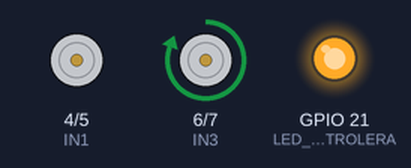
A sketch run on a simulated ESP32-S3. On the bench: motor-driver pin pairs drawn as motors (green arrow = first pin HIGH = forward, orange = second pin HIGH = backward, longer = more drive), output pins drawn as LEDs (lit = HIGH).

Above: at 1.0 s.
At 3.0 s:
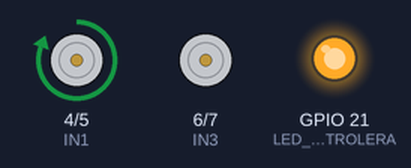
At 5.0 s:
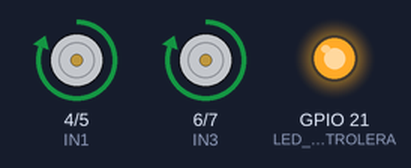
At 9.0 s:
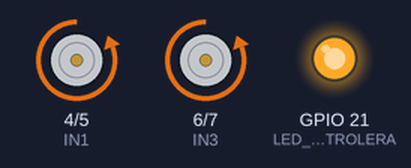
Timing chart, 0 to 13.0 s (numbered marks = the images above):
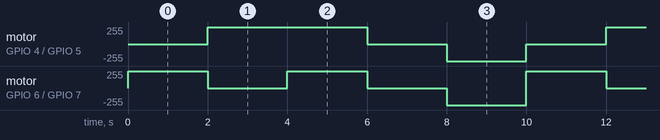

Measured:
- by itself, motor on GPIO 4 (IN1) / GPIO 5 (IN2): repeats every 10.0 s: stopped 2.0 s, backward 255/255 2.0 s, stopped 2.0 s, forward 255/255 4.0 s
- by itself, motor on GPIO 6 (IN3) / GPIO 7 (IN4): repeats every 10.0 s: stopped 2.0 s, forward 255/255 2.0 s, stopped 2.0 s, backward 255/255 2.0 s, forward 255/255 2.0 s

The sketch:

testTockovi.ino
```cpp
// Definisanje pinova na ESP32-S3
const int IN1 = 4;
const int IN2 = 5;
const int IN3 = 6;
const int IN4 = 7;

const int LED_KONTROLERA = 21;

void setup() {
  // Postavljanje svih upravljačkih pinova kao izlaznih
  pinMode(IN1, OUTPUT);
  pinMode(IN2, OUTPUT);
  pinMode(IN3, OUTPUT);
  pinMode(IN4, OUTPUT);

  pinMode(LED_KONTROLERA, OUTPUT);

  // UKLJUČUJEMO DIODU ODMAH NA POČETKU DA SVETLI SVE VREME
  digitalWrite(LED_KONTROLERA, HIGH);
}

void loop() {
    // 3. FAZA: Samo DESNI napred (Levi STOJE)
  // Leva strana stoji:
  digitalWrite(IN1, LOW);
  digitalWrite(IN2, LOW);
  // Desna strana ide napred:
  digitalWrite(IN3, HIGH);
  digitalWrite(IN4, LOW);
  delay(2000);

    // 4. FAZA: Samo LEVI napred (Desni STOJE)
  // Leva strana ide napred:
  digitalWrite(IN1, HIGH);
  digitalWrite(IN2, LOW);
  // Desna strana stoji:
  digitalWrite(IN3, LOW);
  digitalWrite(IN4, LOW);
  delay(2000);


  // 1. FAZA: Svi motori NAPRED
  digitalWrite(IN1, HIGH);
  digitalWrite(IN2, LOW);
  digitalWrite(IN3, HIGH);
  digitalWrite(IN4, LOW);
  delay(2000); // Radi 2 sekunde

  // 5. FAZA: KOČNICA (Sve stoji 2 sekunde pre nego što krene krug ispočetka)
  digitalWrite(IN1, LOW);
  digitalWrite(IN2, LOW);
  digitalWrite(IN3, LOW);
  digitalWrite(IN4, LOW);
  delay(2000);

  // 2. FAZA: Svi motori UNAZAD
  digitalWrite(IN1, LOW);
  digitalWrite(IN2, HIGH);
  digitalWrite(IN3, LOW);
  digitalWrite(IN4, HIGH);
  delay(2000);


}
```
